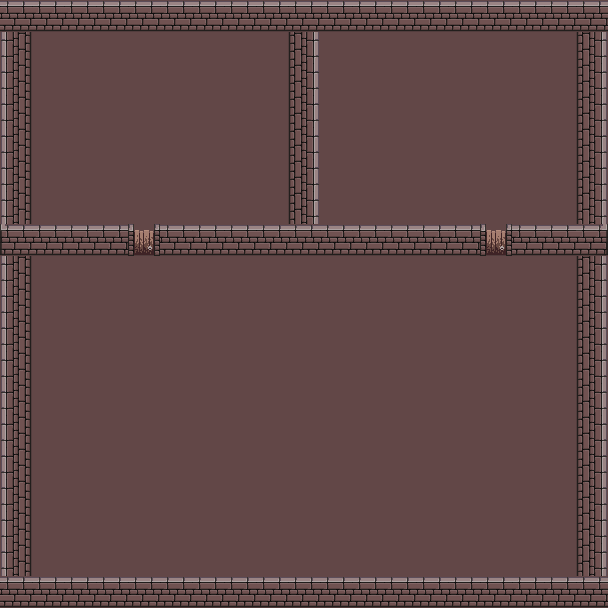

This game map was drawn from its Tiled (.tmx) file and the tilesets committed beside it. A one-line description and the trimmed map source follow:
An orthogonal 19x19 tile map with 32x32 px tiles, 2 tile layers (Tile Layer 1, Tile Layer 2) and 3 objects.

<map version="1.4" tiledversion="1.4.3" orientation="orthogonal" renderorder="right-down" width="19" height="19" tilewidth="32" tileheight="32" infinite="0" nextlayerid="6" nextobjectid="9">
 <tileset firstgid="1" source="myTileSet.tsx" />
 <layer id="1" name="Tile Layer 1" width="19" height="19">
  <data>[361 cells, 361 non-empty, 1 distinct tile ids]</data>
 </layer>
 <layer id="2" name="Tile Layer 2" width="19" height="19">
  <data>[361 cells, 95 non-empty, 5 distinct tile ids]</data>
 </layer>
 <objectgroup id="3" name="collisionLayer">
  <object id="3" x="32" y="256">
   <polygon points="0,0 544,0 544,320 0,320 0,0" />
  </object>
  <object id="7" x="320" y="32">
   <polygon points="0,0 256,0 256,192 0,192 0,0" />
  </object>
  <object id="8" x="32" y="32">
   <polygon points="0,0 256,0 256,192 0,192 0,0" />
  </object>
 </objectgroup>
</map>
